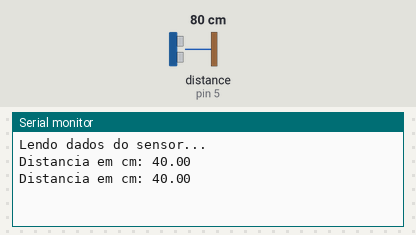
Simulated run of this sketch. Board: Arduino Uno, built with avr-gcc and run on an emulated ATmega328P. Shown: the last lines printed to the serial monitor. Inputs (shaded band) come from the test bench; at power-on: distance to the obstacle (sensor on pin 5) 80 cm. The echo pulse lasts 58.3 µs per cm.

Above: at 1.8 s.
1.9 s: distance to the obstacle (sensor on pin 5) set to 2 cm
At 2.5 s:
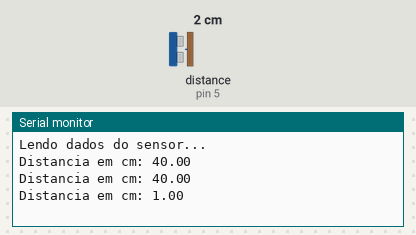
3.4 s: distance to the obstacle (sensor on pin 5) set to 4 cm
At 4.8 s:
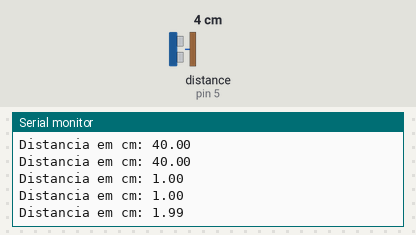
Timing chart, 0 to 6.4 s (numbered marks = the images above; inputs shaded):
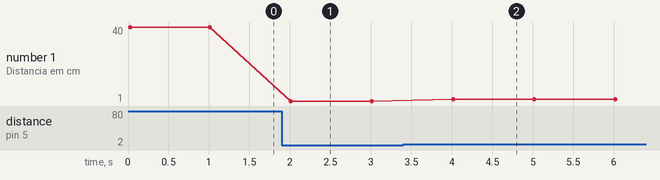

The sketch:

aula_04.ino
```cpp
#include <Ultrasonic.h>

#define pino_trigger 4
#define pino_echo 5

Ultrasonic ultrasonic(pino_trigger, pino_echo);

void setup(){
  Serial.begin(9600);
  Serial.println("Lendo dados do sensor...");
}

void loop(){
  float cmMsec;
  long microsec = ultrasonic.timing();
  cmMsec = (ultrasonic.convert(microsec, Ultrasonic::CM)/2);
  Serial.print("Distancia em cm: ");
  Serial.println(cmMsec);
  delay(1000);
}
```

Measured:
- after the input at 1.9 s, the serial monitor: prints a new line after 0.11 s (image 1)
- after the input at 3.4 s, the serial monitor: prints a new line after 0.62 s (image 2)
- plotted number 1: 40 → 1 after the input at 1.9 s, 1 → 1.99 after the input at 3.4 s
